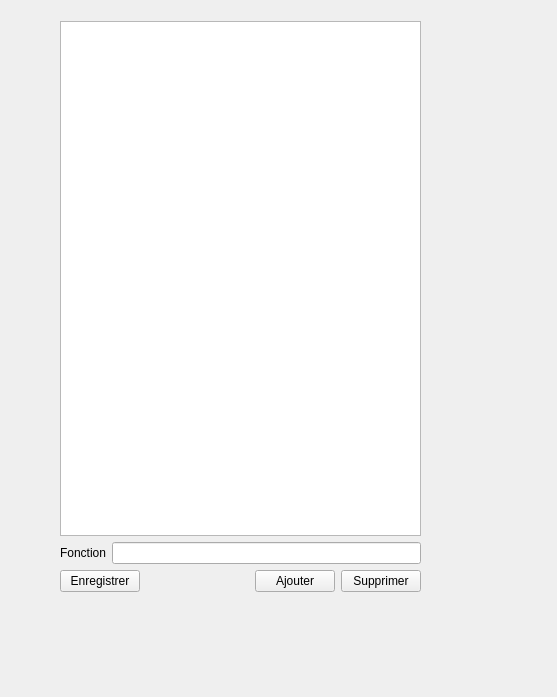
<?xml version="1.0" encoding="UTF-8"?>
<ui version="4.0">
 <class>functionWidget</class>
 <widget class="QDockWidget" name="functionWidget">
  <property name="geometry">
   <rect>
    <x>0</x>
    <y>0</y>
    <width>557</width>
    <height>697</height>
   </rect>
  </property>
  <property name="windowTitle">
   <string>DockWidget</string>
  </property>
  <widget class="QWidget" name="dockWidgetContents">
   <widget class="QWidget" name="">
    <property name="geometry">
     <rect>
      <x>60</x>
      <y>21</y>
      <width>361</width>
      <height>571</height>
     </rect>
    </property>
    <layout class="QVBoxLayout" name="verticalLayout">
     <item>
      <widget class="QListWidget" name="listWidget"/>
     </item>
     <item>
      <layout class="QHBoxLayout" name="horizontalLayout_2">
       <item>
        <widget class="QLabel" name="functionLabel">
         <property name="text">
          <string>Fonction</string>
         </property>
        </widget>
       </item>
       <item>
        <widget class="QLineEdit" name="functionLineEdit"/>
       </item>
      </layout>
     </item>
     <item>
      <layout class="QHBoxLayout" name="horizontalLayout" stretch="0,0,0,0">
       <item>
        <widget class="QPushButton" name="saveButton">
         <property name="text">
          <string>Enregistrer</string>
         </property>
        </widget>
       </item>
       <item>
        <spacer name="horizontalSpacer">
         <property name="orientation">
          <enum>Qt::Horizontal</enum>
         </property>
         <property name="sizeHint" stdset="0">
          <size>
           <width>40</width>
           <height>20</height>
          </size>
         </property>
        </spacer>
       </item>
       <item>
        <widget class="QPushButton" name="addButton">
         <property name="text">
          <string>Ajouter</string>
         </property>
        </widget>
       </item>
       <item>
        <widget class="QPushButton" name="cancelButton">
         <property name="text">
          <string>Supprimer</string>
         </property>
        </widget>
       </item>
      </layout>
     </item>
    </layout>
   </widget>
  </widget>
 </widget>
 <resources/>
 <connections/>
</ui>
